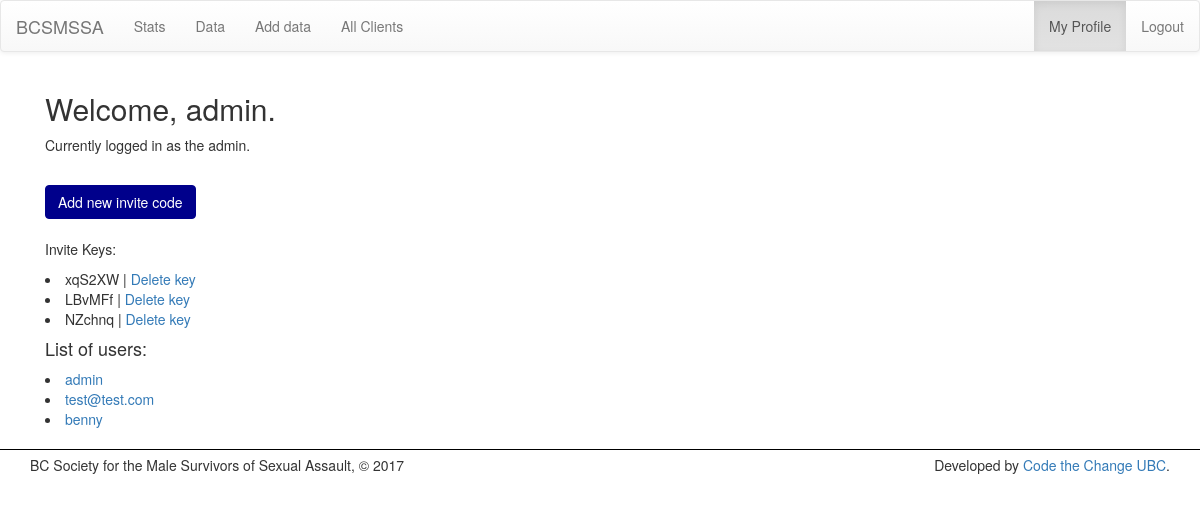
Before: /profile/ (signed in) with the older database file.
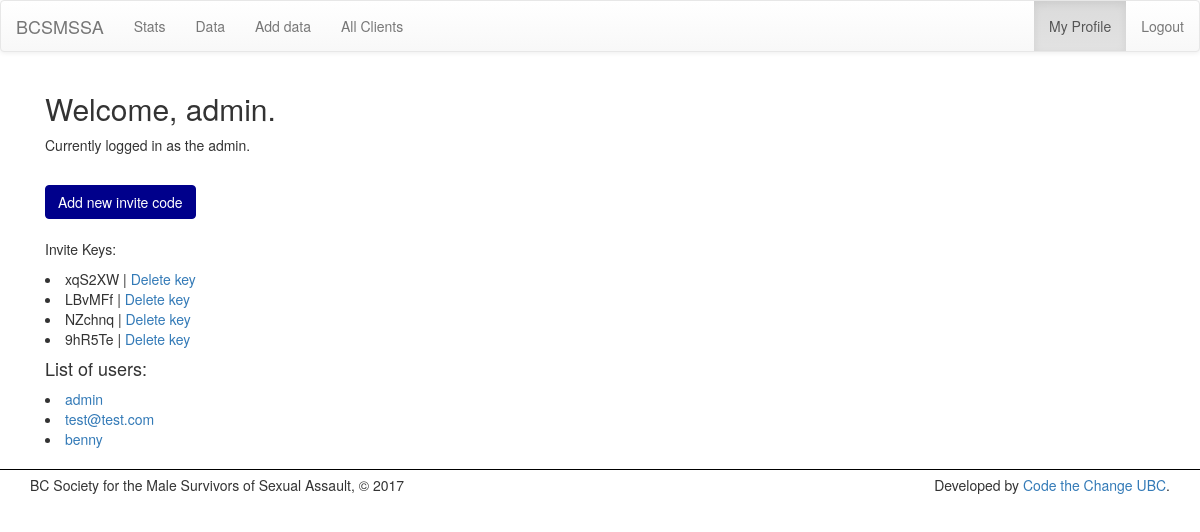
After: the same page with the newer database file.
### stats/models.py (models this page shows, shortened)
class InviteKey( models.Model ):
    id = models.CharField(max_length=6, primary_key=True)

### stats/views.py (the view)
# urls.py: url(r'^profile/$', views.profile, name='profile'),
@login_required
def profile(request):
    data = {}
    if request.user.is_superuser:
        keys = InviteKey.objects.all()
        data['keys'] = keys
        data['users'] = User.objects.all()
    return render(request, 'stats/profile.html', data)

### stats/templates/stats/profile.html (shortened to what this page needs)
{% extends 'stats/base.html' %}
{% load static %}
{% block body %}
<div class='container profile-page'>
    <h2>Welcome, {{ user.username }}.</h2>
        {% if user.is_superuser %}
            <p>Currently logged in as the admin.</p><br>
            <button id="addkeybtn" class='btn'>Add new invite code</button>
            <br><br>
            <p>Invite Keys:</p>
            {% for k in keys %}
                <div class="{{ k.id }}_div">
                    <li>
                        {{ k.id }} | <a id="{{ k.id }}" class="del_btn">Delete key</a>
                    </li>
                </div>
            {% endfor %}
        {% endif %}
        <h4>List of users:</h4>
        {% for u in users %}
            <li><a href="/profile/{{ u.username }}">{{ u.username }}</a></li>
        {% endfor %}
</div>
{% endblock %}

Changed rows visible on the page:
added InviteKey: id "9hR5Te"
